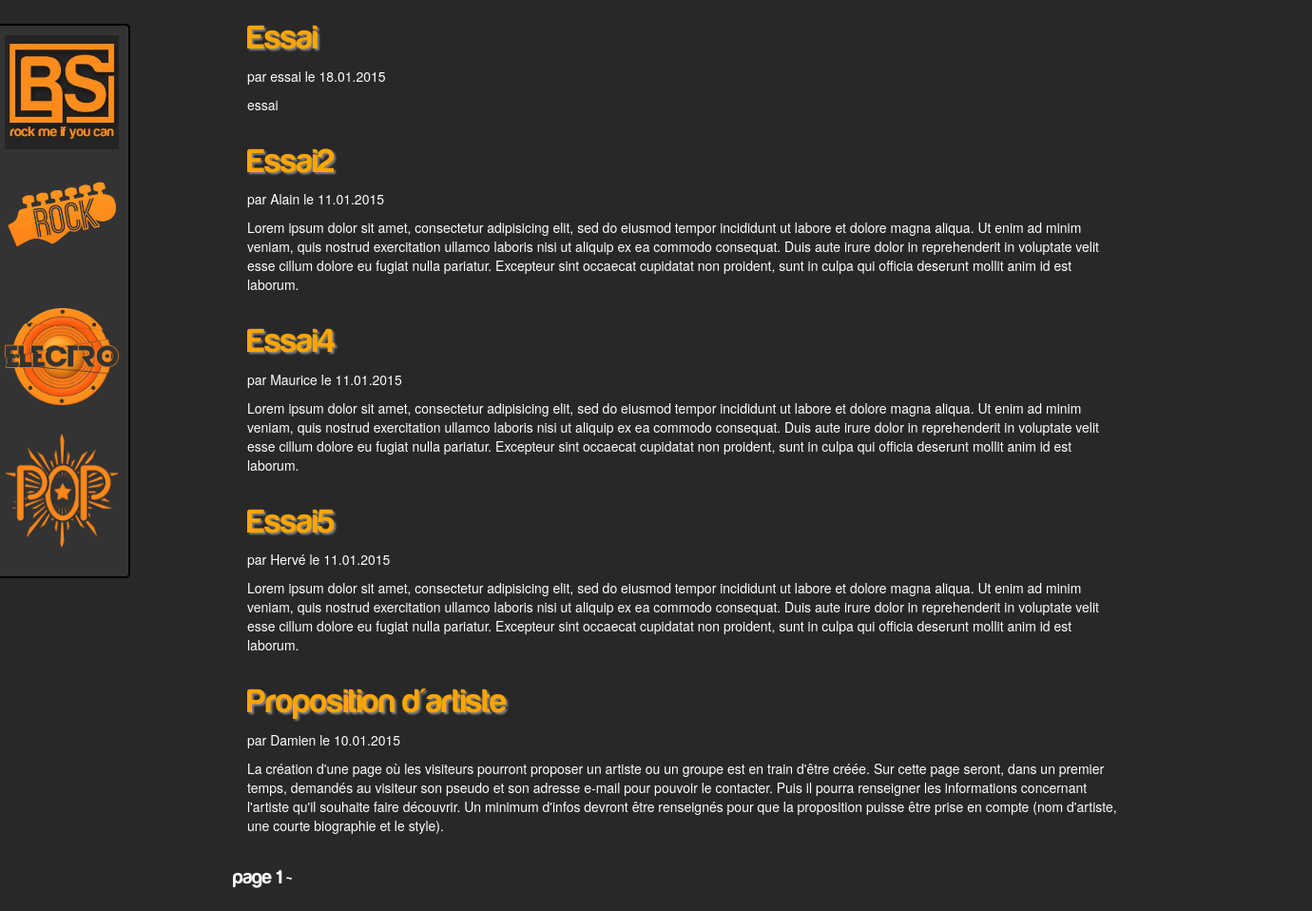
Page /news.php on the committed database.
### tables this page shows
CREATE TABLE IF NOT EXISTS `news` (
  `id` int(11) NOT NULL AUTO_INCREMENT,
  `title` varchar(255) NOT NULL,
  `auth` varchar(255) NOT NULL,
  `date` date NOT NULL,
  `content` longtext NOT NULL,
  PRIMARY KEY (`id`)
);

### news.php (the view, shortened to what this page needs)
<?php
include 'lib/includes.php';
$count=$bdd->query('SELECT COUNT(id) as nbArt FROM news');
$datacount = $count->fetch(PDO::FETCH_OBJ);
$nbArt = $datacount->nbArt;
$nbparpage = 5;
$nbpages = ceil($nbArt/$nbparpage);
if(isset($_GET['page']) && $_GET['page']>0 && $_GET['page']<=$nbpages)
  { $pagecourante = $_GET['page']; }
else { $pagecourante = 1; }
$select = $bdd->query("SELECT title, auth, content, DATE_FORMAT(date, '%d.%m.%Y') AS date FROM news ORDER BY date DESC LIMIT ".(($pagecourante-1)*$nbparpage).",$nbparpage");
?>
<!DOCTYPE html>
<html>
  <head>
    <link href="css/bootstrap/bootstrap.css" rel="stylesheet">
    <link href="css/artistesgroupes.css" rel="stylesheet">
  </head>
<body>
  <div class="row">
    <div class="container-fluid">
      <div class="col-sm-12 col-md-2">
        <?php include('partials/aside_gauche.php'); ?>
      </div>
      <div class="col-sm-12 col-md-10 contenu">
        <div class="row">
          <div class="container">
          <?php while ($news=$select->fetch()): ?>
            <div class="col-xs-12 col-md-10">
              <p><h1><?php echo $news['title']; ?></h1> par <?php echo $news['auth'] . " le " . $news['date']; ?></p>
              <p><?php echo $news['content']; ?></p>
            </div>
          <?php endwhile; ?>
          </div>
        </div>
        <div class="pagination col-xs-12">
        <?php for($i=1;$i<=$nbpages;$i++){
          if($i==$pagecourante){
            echo "page" . " $i ~ ";
          }else{
            echo " <a href=\"news.php?page=$i\"> $i </a>" . " ~ ";
          }
        }?>
      </div>
      </div>
    </div>
  </div>
</body>
</html>

### css/artistesgroupes.css (style rules this page uses)
body { background-image: url('../background.jpeg'); color: white; }
h1 { color: orange; font-family: Harabara; text-shadow: 2px 2px 2px grey; }
.pagination { font-family: Harabara; font-size: 1.5em; }

### rows in the picture
news: title "Essai", auth "essai", date "18.01.2015", content "essai"
news: title "Essai2", auth "Alain", date "11.01.2015", content "Lorem ipsum dolor sit amet, consectetur adipisicing elit, sed do eiusmod tempor incididunt ut labore et dolore magna aliqua. Ut enim ad minim veniam, quis nostrud exercitation ullamco laboris nisi ut aliquip ex ea commodo consequat. Duis aute irure dolor in reprehenderit in voluptate velit esse cillum dolore eu fugiat nulla pariatur. Excepteur sint occaecat cupidatat non proident, sunt in culpa qui officia deserunt mollit anim id est laborum."
news: title "Essai4", auth "Maurice", date "11.01.2015", content "Lorem ipsum dolor sit amet, consectetur adipisicing elit, sed do eiusmod tempor incididunt ut labore et dolore magna aliqua. Ut enim ad minim veniam, quis nostrud exercitation ullamco laboris nisi ut aliquip ex ea commodo consequat. Duis aute irure dolor in reprehenderit in voluptate velit esse cillum dolore eu fugiat nulla pariatur. Excepteur sint occaecat cupidatat non proident, sunt in culpa qui officia deserunt mollit anim id est laborum."
news: title "Essai5", auth "Hervé", date "11.01.2015", content "Lorem ipsum dolor sit amet, consectetur adipisicing elit, sed do eiusmod tempor incididunt ut labore et dolore magna aliqua. Ut enim ad minim veniam, quis nostrud exercitation ullamco laboris nisi ut aliquip ex ea commodo consequat. Duis aute irure dolor in reprehenderit in voluptate velit esse cillum dolore eu fugiat nulla pariatur. Excepteur sint occaecat cupidatat non proident, sunt in culpa qui officia deserunt mollit anim id est laborum."
news: title "Proposition d'artiste", auth "Damien", date "10.01.2015", content "La création d'une page où les visiteurs pourront proposer un artiste ou un groupe est en train d'être créée. Sur cette page seront, dans un premier temps, demandés au visiteur son pseudo et son adresse e-mail pour pouvoir le contacter. Puis il pourra renseigner les informations concernant l'artiste qu'il souhaite faire découvrir. Un minimum d'infos devront être renseignés pour que la proposition puisse être prise en compte (nom d'artiste, une courte biographie et le style)."
